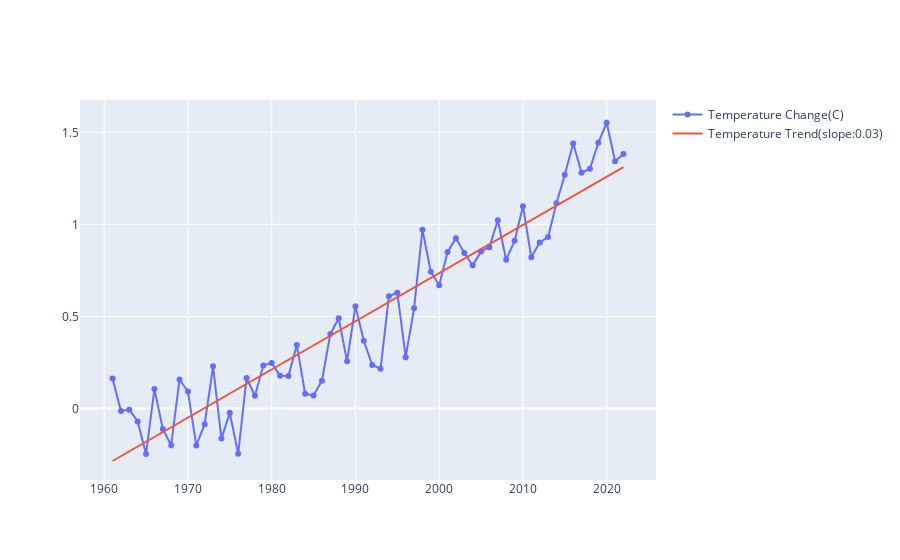

The notebook cell this image was saved under:
### Code cell
fig_trends.add_trace(go.Scatter(
    x=temp_years.index,
    y=temp_trend_line,
    mode='lines',
    name=f'Temperature Trend(slope:{temp_trend.slope:.2f})'
))
